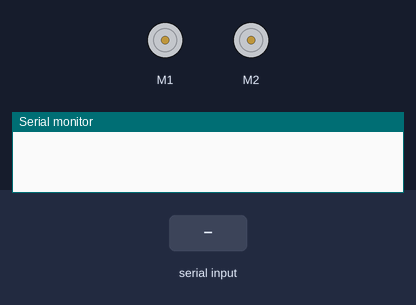
A sketch run on a simulated Arduino Uno, built with avr-gcc and run on an emulated ATmega328P. On the bench: 2 × DC motor (green arrow = forward, orange = backward, longer = faster), the last lines printed to the serial monitor. The inputs (shaded band) are chosen by the test bench.

Above: at 1.2 s.
1.3 s: "90,45\n" received over Serial
At 2.5 s:
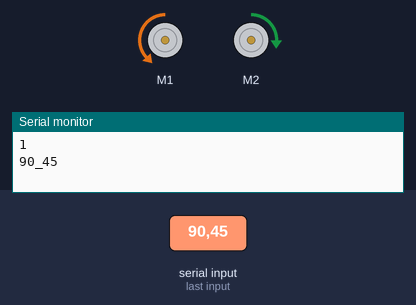
2.8 s: "30,150\n" received over Serial
At 3.8 s:
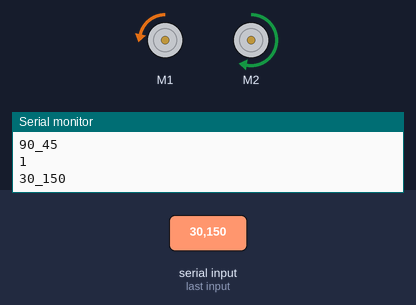
4.3 s: "5\n" received over Serial
At 6.5 s:
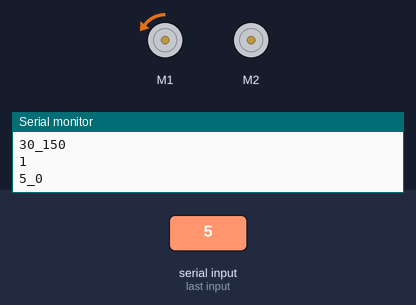
6.8 s: "90\n" received over Serial
At 8.6 s:
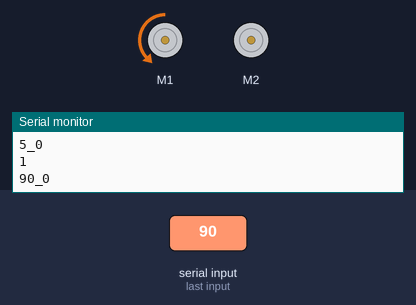
9.3 s: "200\n" received over Serial
At 11.5 s:
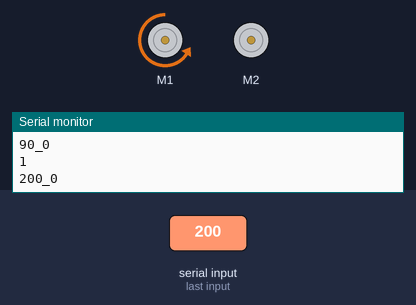
11.8 s: "1,90\n" received over Serial
At 12.9 s:
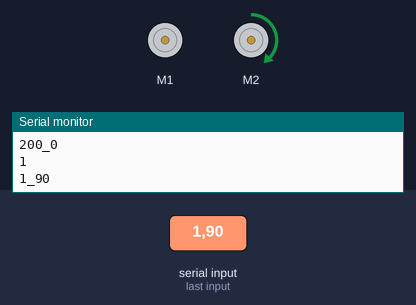
Timing chart, 0 to 14.3 s (numbered marks = the images above; inputs shaded):
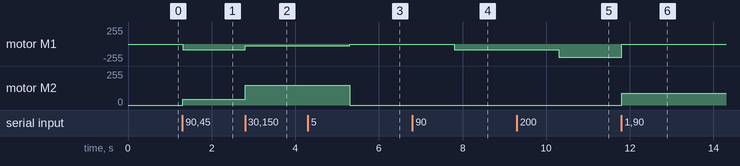

The sketch:

serdrive.ino
```cpp
/***********************************************************************
 * Serial drive
***********************************************************************/

#include <RedBot.h>

RedBotMotors motors;
RedBotEncoder encoder = RedBotEncoder(A0, A5);  // initializes encoder on pins A0 and A5
RedBotAccel accelerometer;

int leftPower;  // variable for setting the drive power
int rightPower;
int data;  // variable for holding incoming data from PC to Arduino

int countsPerRev = 192;   // 4 pairs of N-S x 48:1 gearbox = 192 ticks per wheel rev

// variables used to store the left and right encoder counts.
int lCount;
int rCount;

void setup(void)
{
    Serial.begin(9600);
    //Serial.print("Enter in left and right motor power values and click [Send].");
    //Serial.print("Separate values with a space or non-numeric character.");
    //Serial.println();
    //Serial.print("Positive values spin the motor CW, and negative values spin the motor CCW.");
}

void loop(void)
{
    encoder.clearEnc(BOTH);  // Reset the counters.


    // if there is data coming in on the Serial monitor, do something with it.
    if(Serial.available())
    {
        Serial.println(Serial.available());

        //Serial.println(inByte);  // tab

        leftPower = Serial.parseInt();  // read in the next numeric value
        leftPower = constrain(leftPower, -255, 255);  // constrain the data to -255 to +255

        rightPower = Serial.parseInt();   // read in the next numeric value
        rightPower = constrain(rightPower, -255, 255);  // constrain the data to -255 to +255

        motors.leftMotor(leftPower);
        motors.rightMotor(rightPower);

        Serial.print(leftPower);  // tab
        Serial.print("_");  // tab
        Serial.println(rightPower);  // tab
        //Serial.flush();
        int inByte=Serial.read(); //to empty the serial and make it wait until new data

        // short delay in between readings/
        //delay(100);

        // store the encoder counts to a variable.
        //lCount = encoder.getTicks(LEFT);    // read the left motor encoder
        //rCount = encoder.getTicks(RIGHT);   // read the right motor encoder

        //Serial.print(lCount);  // tab
        //Serial.print("_");  // tab
        //Serial.print(rCount);  // tab
        //Serial.print(" ");  // tab

        //accelerometer.read(); // updates the x, y, and z axis readings on the acceleromter

        // Display out the X, Y, and Z - axis "acceleration" measurements and also
        // the relative angle between the X-Z, Y-Z, and X-Y vectors. (These give us
        // the orientation of the RedBot in 3D space.

        //Serial.print(accelerometer.x);
        //Serial.print("_");  // tab
//
        //Serial.print(accelerometer.y);
        //Serial.print("_");  // tab
//
        //Serial.print(accelerometer.z);
        //Serial.print(" ");  // tab

        //Serial.print(accelerometer.angleXZ);
        //Serial.print("_");
        //Serial.print(accelerometer.angleYZ);
        //Serial.print("_");
        //Serial.print(accelerometer.angleXY);
        //Serial.println(" ");
    }
    //else
    //{
    //    motors.brake();
    //}

}
```

Measured:
- after the input at 1.3 s, motor M1: stopped → backward 89/255 at once; motor M2: stopped → forward 44/255 at once
- after the input at 2.8 s, motor M1: backward 89/255 → backward 29/255 at once; motor M2: forward 44/255 → forward 149/255 at once
- after the input at 4.3 s, motor M1: backward 29/255 → backward 4/255 after 1.0 s; motor M2: forward 149/255 → stopped after 1.0 s
- after the input at 6.8 s, motor M1: backward 4/255 → backward 89/255 after 1.0 s
- after the input at 9.3 s, motor M1: backward 89/255 → backward 199/255 after 1.0 s
- after the input at 11.8 s, motor M1: backward 199/255 → stopped at once; motor M2: stopped → forward 89/255 at once
